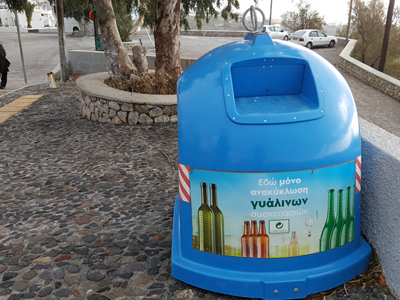
#> input picture PatternRecognition/image/images4/hue_hist.jpg, 400 x 300 px, found by its file name
$ python colorHisto.py
#> lines starting #> are read from the running program, lines starting #| are printed output that depends on the picture
import numpy as np
import cv2

# hue 채널 기반 팔레트 생성 함수
def make_palette(rows):
    hue = [round(i * 180 / rows) for i in range(rows)]  # hue 값 리스트 계산
    hsv = [[[h, 255, 255]] for h in hue]                # HSV 색상 (V=255, S=255)
    hsv = np.array(hsv, np.uint8)                       # uint8형 변환
    return cv2.cvtColor(hsv, cv2.COLOR_HSV2BGR)         # HSV → BGR 변환

# 색상 히스토그램 막대 이미지 생성 함수
def draw_hist_hue(hist, shape=(200, 256, 3)):
    hsv_palette = make_palette(hist.shape[0])           # 색상 팔레트 생성
    hist_img = np.full(shape, 255, np.uint8)            # 흰색 배경 이미지
    cv2.normalize(hist, hist, 0, shape[0], cv2.NORM_MINMAX)  # 정규화

    gap = hist_img.shape[1] / hist.shape[0]             # 막대 너비 계산
    for i, h in enumerate(hist):
        x = int(round(i * gap))
        w = int(round(gap))
        color = tuple(map(int, hsv_palette[i][0]))
        cv2.rectangle(hist_img, (x, 0), (x + w, int(h[0])), color, cv2.FILLED)

    return cv2.flip(hist_img, 0)  # 상하 반전 (아래가 0이 되도록)

# 이미지 로드 및 색상 히스토그램 시각화
image = cv2.imread("/Users/simjuheun/Desktop/myProject/machine_Learning/PatternRecognition/image/images4/hue_hist.jpg", cv2.IMREAD_COLOR)  # BGR 이미지 읽기
#> image is the input picture: shape (300, 400, 3); mean B, G, R 127.8, 114.5, 92.6
if image is None:
    raise Exception("영상파일 읽기 오류")

hsv_img = cv2.cvtColor(image, cv2.COLOR_BGR2HSV)               # BGR → HSV 변환
#> hsv_img: shape (300, 400, 3); mean H, S, V 59.5, 86, 136.6
hue_hist = cv2.calcHist([hsv_img], [0], None, [18], [0, 180])  # Hue 채널 히스토그램
#> hue_hist = 18 values, max 35324 at index 10, min 207 at index 15, mean 6666.7
hue_hist_img = draw_hist_hue(hue_hist, (200, 360, 3))          # 막대 그래프 이미지 생성
#> the loop in draw_hist_hue, `for i, h in enumerate(hist):` made 18 passes
#> (h, x, color) on passes 1 to 12: ([64.47], 0, (0, 0, 255)), ([185.5], 20, (0, 85, 255)), ([61.12], 40, (0, 170, 255)), ([31.97], 60, (0, 255, 255)), ([3.5], 80, (0, 255, 170)), ([2.93], 100, (0, 255, 85)), ([0.484], 120, (0, 255, 0)), ([12.64], 140, (85, 255, 0)), ([7.02], 160, (170, 255, 0)), ([39.96], 180, (255, 255, 0)), ([200], 200, (255, 170, 0)), ([19.47], 220, (255, 85, 0))
#> after the loop in draw_hist_hue, `for i, h in enumerate(hist):`:
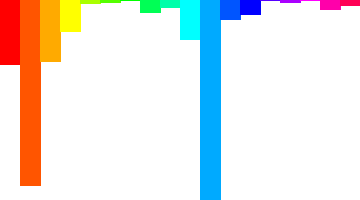
#> hist_img: shape (200, 360, 3); mean B, G, R 228, 231.3, 232.9
#> in draw_hist_hue, `return cv2.flip(hist_img, 0)`:
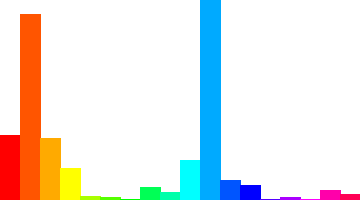
#> returned value: shape (200, 360, 3); mean of channels 0, 1, 2 228, 231.3, 232.9; drawn as B, G, R

# 결과 출력
cv2.imshow("image", image)
cv2.imshow("hue_hist_img", hue_hist_img)
cv2.waitKey(0)
cv2.destroyAllWindows()

$ run again, with PatternRecognition/image/images4/equalize.jpg copied over PatternRecognition/image/images4/hue_hist.jpg
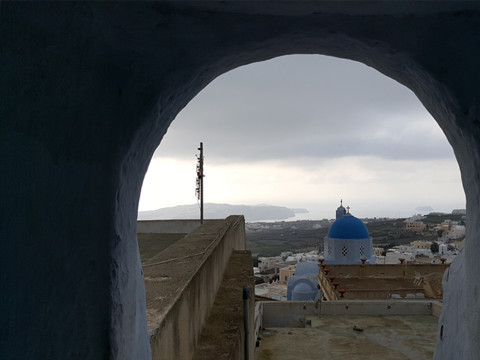
#> input picture PatternRecognition/image/images4/equalize.jpg, 480 x 360 px, found by its file name
#> image is the input picture: shape (360, 480, 3); mean B, G, R 82.2, 79.7, 75.7
#> hsv_img: shape (360, 480, 3); mean H, S, V 80.5, 81.4, 85.9
#> hue_hist = 18 values, max 83503 at index 10, min 51 at index 13, mean 9600
#> the loop in draw_hist_hue, `for i, h in enumerate(hist):` made 18 passes
#> (h, x, color) on passes 1 to 8: ([7.27], 0, (0, 0, 255)), ([48.78], 20, (0, 85, 255)), ([41.52], 40, (0, 170, 255)), ([19.43], 60, (0, 255, 255)), ([0.336], 80, (0, 255, 170)), ([0.7], 100, (0, 255, 85)), ([0.23], 120, (0, 255, 0)), ([2.62], 140, (85, 255, 0))
#> after the loop in draw_hist_hue, `for i, h in enumerate(hist):`:
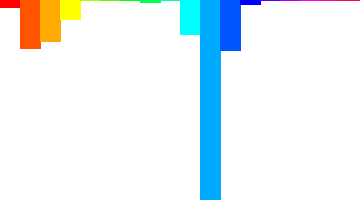
#> hist_img: shape (200, 360, 3); mean B, G, R 245.9, 242.9, 233.2
#> in draw_hist_hue, `return cv2.flip(hist_img, 0)`:
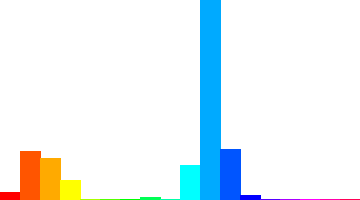
#> returned value: shape (200, 360, 3); mean of channels 0, 1, 2 245.9, 242.9, 233.2; drawn as B, G, R

$ run again, with PatternRecognition/image/images4/hist_stretch.jpg copied over PatternRecognition/image/images4/hue_hist.jpg
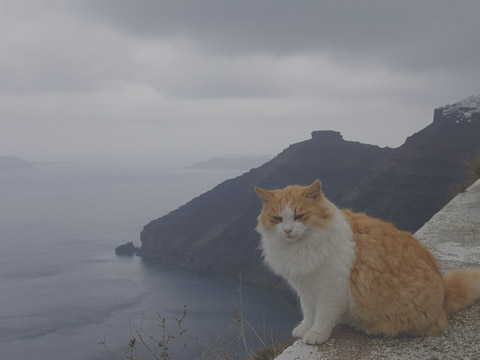
#> input picture PatternRecognition/image/images4/hist_stretch.jpg, 480 x 360 px, found by its file name
#> image is the input picture: shape (360, 480, 3); mean B, G, R 130.7, 126.3, 126.1
#> hsv_img: shape (360, 480, 3); mean H, S, V 95.6, 27.7, 134.8
#> hue_hist = 18 values, max 119039 at index 11, min 5 at index 6, mean 9600
#> the loop in draw_hist_hue, `for i, h in enumerate(hist):` made 18 passes
#> (h, x, color) on passes 1 to 8: ([1.74], 0, (0, 0, 255)), ([35.7], 20, (0, 85, 255)), ([13], 40, (0, 170, 255)), ([3.46], 60, (0, 255, 255)), ([0.0202], 80, (0, 255, 170)), ([0.109], 100, (0, 255, 85)), ([1.16e-10], 120, (0, 255, 0)), ([0.213], 140, (85, 255, 0))
#> after the loop in draw_hist_hue, `for i, h in enumerate(hist):`:
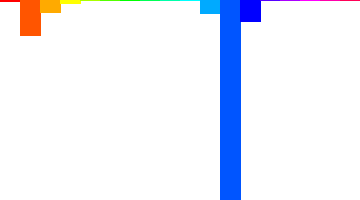
#> hist_img: shape (200, 360, 3); mean B, G, R 250.6, 240.6, 237.2
#> in draw_hist_hue, `return cv2.flip(hist_img, 0)`:
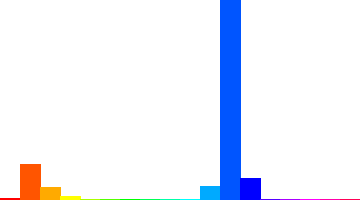
#> returned value: shape (200, 360, 3); mean of channels 0, 1, 2 250.6, 240.6, 237.2; drawn as B, G, R
